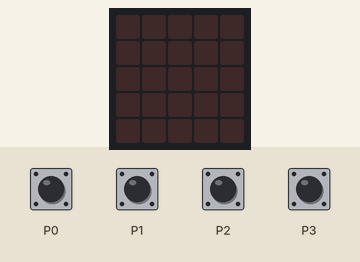
Bench run of a program on a simulated Calliope mini (MakeCode). Shown: the board's 5×5 LED display. The test bench sets the inputs (shaded band).

Above: at 1.2 s.
1.3 s: touch pin P0 pressed for 0.15 s
At 1.9 s:
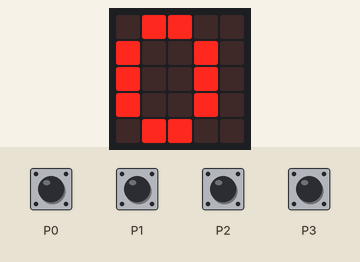
3.5 s: touch pin P1 pressed for 0.15 s
At 4.1 s:
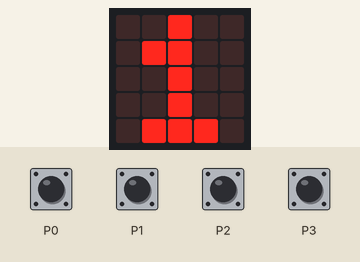
5.7 s: touch pin P2 pressed for 0.15 s
At 6.3 s:
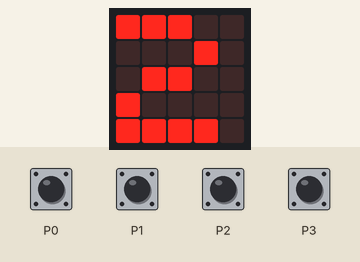
7.9 s: touch pin P3 pressed for 0.15 s
At 8.5 s:
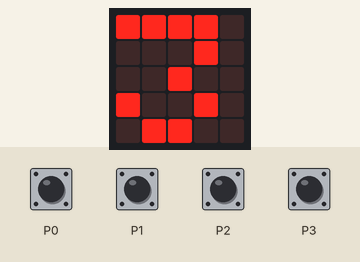
Timing chart, 0 to 10.9 s (numbered marks = the images above; inputs shaded):
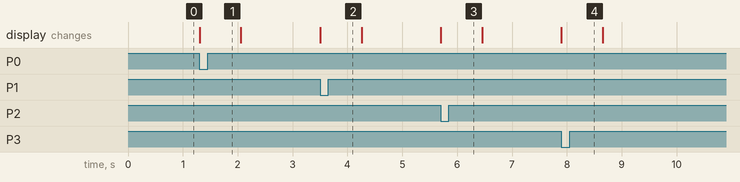

Measured:
- after the input at 1.3 s, the display: changes at once (image 1)
- after the input at 3.5 s, the display: changes at once (image 2)
- after the input at 5.7 s, the display: changes at once (image 3)
- after the input at 7.9 s, the display: changes at once (image 4)

The program:

main.ts
```typescript
basic.forever(function () {
    if (input.pinIsPressed(TouchPin.P0)) {
        basic.showString("0")
    } else if (input.pinIsPressed(TouchPin.P1)) {
        basic.showString("1")
    } else if (input.pinIsPressed(TouchPin.P2)) {
        basic.showString("2")
    } else if (input.pinIsPressed(TouchPin.P3)) {
        basic.showString("3")
    }
    if (!(input.pinIsPressed(TouchPin.P0)) && !(input.pinIsPressed(TouchPin.P1)) && (!(input.pinIsPressed(TouchPin.P2)) && !(input.pinIsPressed(TouchPin.P3)))) {
        basic.clearScreen()
    }
})
```

test.ts
```typescript
// Hier kann man Tests durchführen; diese Datei wird nicht kompiliert, wenn dieses Paket als Erweiterung verwendet wird.
```
